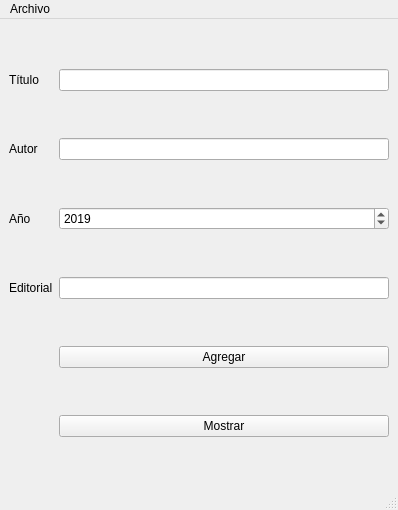
<?xml version="1.0" encoding="UTF-8"?>
<ui version="4.0">
 <class>MainWindow</class>
 <widget class="QMainWindow" name="MainWindow">
  <property name="geometry">
   <rect>
    <x>0</x>
    <y>0</y>
    <width>398</width>
    <height>510</height>
   </rect>
  </property>
  <property name="windowTitle">
   <string>Mis Libros</string>
  </property>
  <widget class="QWidget" name="centralwidget">
   <layout class="QGridLayout" name="gridLayout">
    <item row="2" column="0">
     <widget class="QLabel" name="label_3">
      <property name="text">
       <string>Año</string>
      </property>
     </widget>
    </item>
    <item row="0" column="0">
     <widget class="QLabel" name="label">
      <property name="text">
       <string>Título</string>
      </property>
     </widget>
    </item>
    <item row="1" column="0">
     <widget class="QLabel" name="label_2">
      <property name="text">
       <string>Autor</string>
      </property>
     </widget>
    </item>
    <item row="3" column="1">
     <widget class="QLineEdit" name="editorial"/>
    </item>
    <item row="0" column="1">
     <widget class="QLineEdit" name="titulo"/>
    </item>
    <item row="1" column="1">
     <widget class="QLineEdit" name="autor"/>
    </item>
    <item row="4" column="1">
     <widget class="QPushButton" name="pushButton">
      <property name="text">
       <string>Agregar</string>
      </property>
     </widget>
    </item>
    <item row="2" column="1">
     <widget class="QSpinBox" name="spinBox">
      <property name="minimum">
       <number>1900</number>
      </property>
      <property name="maximum">
       <number>2020</number>
      </property>
      <property name="value">
       <number>2019</number>
      </property>
     </widget>
    </item>
    <item row="3" column="0">
     <widget class="QLabel" name="label_4">
      <property name="text">
       <string>Editorial</string>
      </property>
     </widget>
    </item>
    <item row="5" column="1">
     <widget class="QPushButton" name="pushButton_2">
      <property name="text">
       <string>Mostrar</string>
      </property>
     </widget>
    </item>
   </layout>
  </widget>
  <widget class="QMenuBar" name="menubar">
   <property name="geometry">
    <rect>
     <x>0</x>
     <y>0</y>
     <width>398</width>
     <height>22</height>
    </rect>
   </property>
   <widget class="QMenu" name="menuArchivo">
    <property name="title">
     <string>Archivo</string>
    </property>
    <addaction name="actionAbrir"/>
    <addaction name="actionGuardar"/>
   </widget>
   <addaction name="menuArchivo"/>
  </widget>
  <widget class="QStatusBar" name="statusbar"/>
  <action name="actionAbrir">
   <property name="text">
    <string>Abrir</string>
   </property>
  </action>
  <action name="actionGuardar">
   <property name="text">
    <string>Guardar</string>
   </property>
  </action>
 </widget>
 <resources/>
 <connections/>
</ui>
